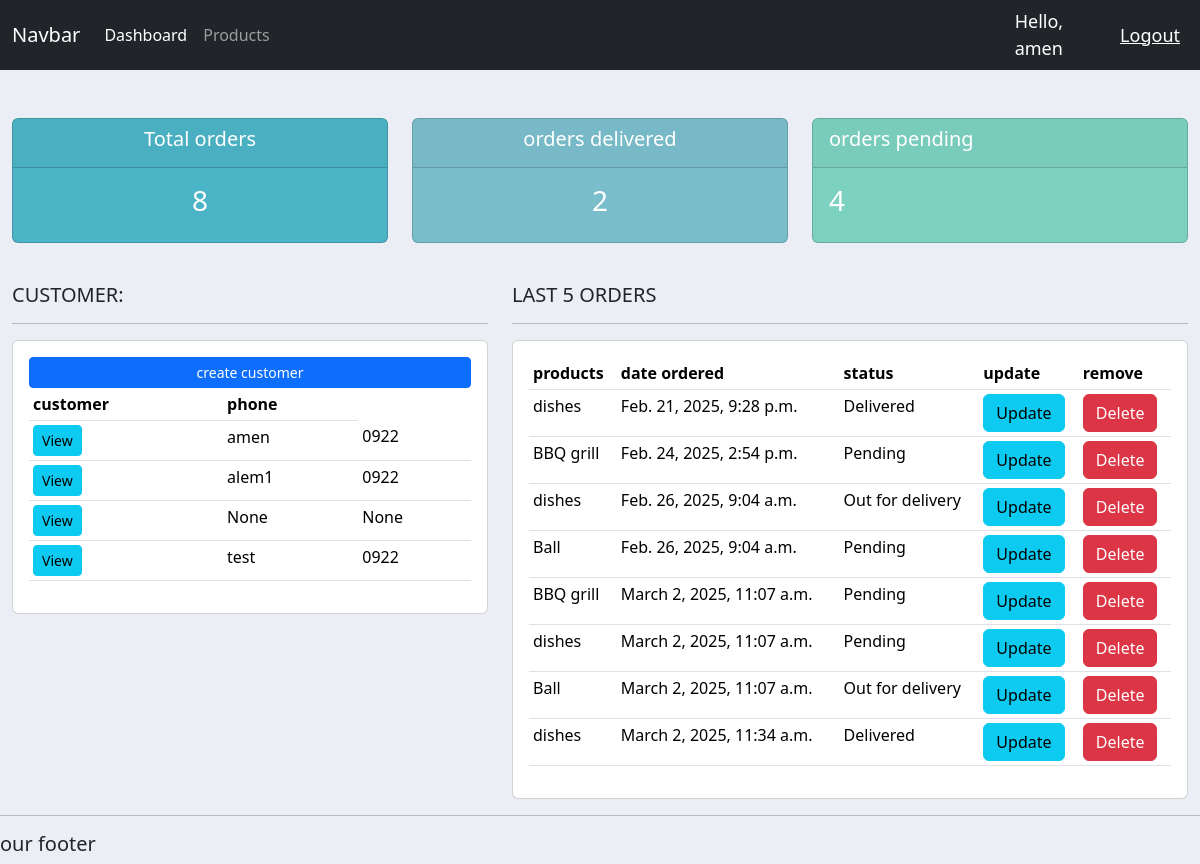
The app's page / (signed in), older data.
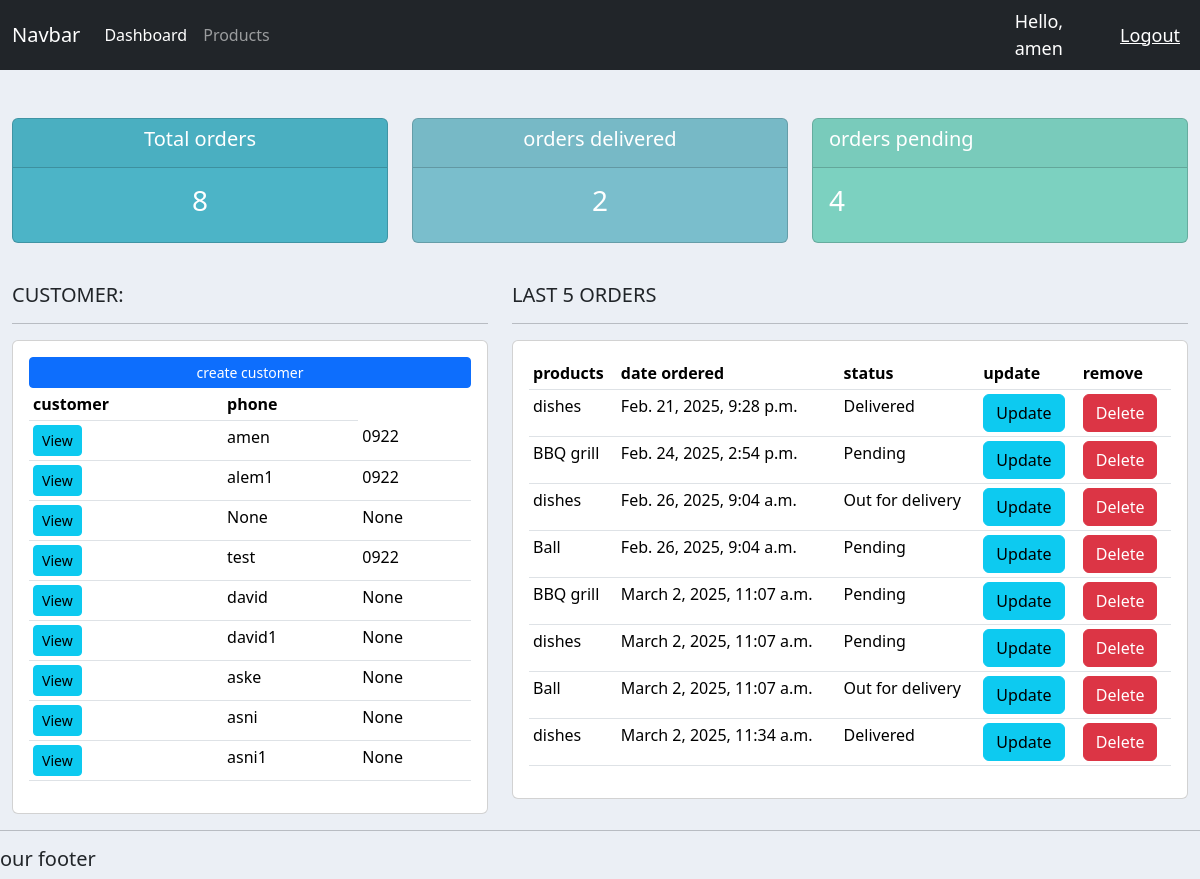
The same page, newer data.
### accounts/models.py (models this page shows, shortened)
class Customer(models.Model):
    user = models.OneToOneField(User, null=True, blank=True, on_delete=models.CASCADE)
    name = models.CharField(max_length=200, null=True)
    phone = models.CharField(max_length=20, null=True)
    email = models.CharField(max_length=30, null=True)
    profile_pic = models.ImageField(default="one.png", null=True, blank=True)
    date_created = models.DateTimeField(auto_now_add=True)

class Order(models.Model):
    STATUS = [
        ("Pending", "Pending"),
        ("Out for delivery", "Out for delivery"),
        ("Delivered", "Delivered"),
    ]
    customer = models.ForeignKey(Customer, null=True, on_delete=models.SET_NULL)
    product = models.ForeignKey(Product, null=True, on_delete=models.SET_NULL)
    status = models.CharField(max_length=50, choices=STATUS, null=True)
    date_created = models.DateTimeField(auto_now_add=True)

class Product(models.Model):
    CATEGORY = [("Indoor", "Indoor"), ("Out Door", "Out Door")]
    name = models.CharField(max_length=200, null=True)
    price = models.FloatField(max_length=50, null=True)
    category = models.CharField(max_length=200, choices=CATEGORY, null=True)
    description = models.CharField(max_length=200, blank=True, null=True)
    date_created = models.DateTimeField(auto_now_add=True)
    tag = models.ManyToManyField(Tag)
    def __str__(self):
        return self.name

### accounts/decorators.py (the view)
    def wrapper_funcion(request, *args, **kwargs):
        group = None
        if request.user.groups.exists():
            group = request.user.groups.all()[0].name
        if group == "customer":
            return redirect("userpage")
        if group == "admin":
            return view_func(request, *args, **kwargs)

### accounts/views.py (called while the page is built)
@login_required(login_url="login")
@admin_only
def home(request):
    customers = Customer.objects.all()
    orders = Order.objects.all()
    Total_orders = orders.count()
    Orders_delivered = orders.filter(status="Delivered").count()
    Total_customers = customers.count()
    Pending = orders.filter(status="Pending").count()
    context = {
        "orders": orders,
        "customers": customers,
        "Total_orders": Total_orders,
        "orders_delivered": Orders_delivered,
        "Total_customers": Total_customers,
        "pending": Pending,
    }
    return render(request, "accounts/dashboard.html", context)

### accounts/templates/accounts/dashboard.html
{%extends 'accounts/main.html'%} {%block content%}
<br />
{%include 'accounts/status.html'%}
<br />
<div class="row">
  <div class="col-md-5">
    <h5>CUSTOMER:</h5>
    <hr />
    <div class="card card-body">
      <a class="btn btn-primary btn-sm bn-block">create customer</a>
      <table class="table table-sm">
        <tr>
          <th>customer</th>
          <th>phone</th>
        </tr>
        {%for customer in customers%}
        <tr>
          <td>
            <a
              class="btn btn-sm btn-info"
              href="{% url 'customer' customer.id %}"
              >View</a
            >
          </td>
          <td>{{customer.name}}</td>
          <td>{{customer.phone}}</td>
        </tr>
        {%endfor%}
      </table>
    </div>
  </div>
  <div class="col-md-7">
    <h5>LAST 5 ORDERS</h5>
    <hr />
    <div class="card card-body">
      <table class="table table-sm">
        <tr>
          <th>products</th>
          <th>date ordered</th>
          <th>status</th>
          <th>update</th>
          <th>remove</th>
        </tr>
        {%for order in orders%}
        <tr>
          <td>{{order.product}}</td>
          <td>{{order.date_created}}</td>
          <td>{{order.status}}</td>
          <td>
            <a class="btn btn-info" href="{% url 'update_order' order.id %}"
              >Update</a
            >
          </td>
          <td>
            <a class="btn btn-danger" href="{% url 'delete_order' order.id %}"
              >Delete</a
            >
          </td>
        </tr>
        {%endfor%}
      </table>
    </div>
  </div>
</div>
{%endblock%}

### accounts/templates/accounts/main.html (shortened to what this page needs)
{%load static%}
<!DOCTYPE html>
<html lang="en">
  <head>
    <link
      rel="stylesheet"
      href="https://cdn.jsdelivr.net/npm/bootstrap@5.3.3/dist/css/bootstrap.min.css"
    />
    <link rel="stylesheet" type="text/css" href="{% static '/css/main.css'%}" />
  </head>
  <body>
    {%include 'accounts/navbar.html'%}
    <div class="container-fluid">{%block content%} {%endblock%}</div>
    <hr />
    <h5>our footer</h5>
  </body>
</html>

### accounts/templates/accounts/navbar.html (shortened to what this page needs)
{% load static%}
<nav class="navbar navbar-expand-lg bg-dark navbar-dark">
  <div class="container-fluid">
    <a class="navbar-brand" href="#">Navbar</a>
    <div class="collapse navbar-collapse" id="navbarNav">
      <ul class="navbar-nav">
        {% if request.user.is_staff %}
        <li class="nav-item">
          <a class="nav-link active" aria-current="page" href="{% url 'home' %}"
            >Dashboard</a
          >
        </li>
        <li class="nav-item">
          <a class="nav-link" href="{% url 'products' %}">Products</a>
        </li>
        {% else %}
        <li class="nav-item">
          <a class="nav-link" href="{% url 'account' %}"> Setting</a>
        </li>
        {%endif%}
      </ul>
    </div>
  </div>
  <span class="hello-msg">Hello, {{request.user}}</span>
  <span><a class="hello-msg" href="{% url 'logout' %}">Logout</a></span>
</nav>

### accounts/templates/accounts/status.html
<br />
<div class="row">
  <div class="col">
    <div class="col-mid">
      <div class="card text-center text-white mb-3" id="total-orders">
        <div class="card-header">
          <h5 class="card-title">Total orders</h5>
        </div>
        <div class="card-body">
          <h3 class="card-title">{{Total_orders}}</h3>
        </div>
      </div>
    </div>
  </div>
  <div class="col">
    <div class="col-mid">
      <div class="card text-center text-white mb-3" id="orders-delivered">
        <div class="card-header">
          <h5 class="card-title">orders delivered</h5>
        </div>
        <div class="card-body">
          <h3 class="card-title">{{orders_delivered}}</h3>
        </div>
      </div>
    </div>
  </div>
  <div class="col">
    <div class="col-md">
      <div class="card text-cener text-white mb-3" id="orders-pending">
        <div class="card-header">
          <h5 class="card-title">orders pending</h5>
        </div>
        <div class="card-body">
          <h3 class="card-title">{{pending}}</h3>
        </div>
      </div>
    </div>
  </div>
</div>

### static/css/main.css (style rules this page uses)
body { background-color: #ebeff5; }
#total-orders { background-color: #4cb4c7; }
#orders-delivered { background-color: 7abecc; }
#orders-pending { background-color: 7CD1C0; }

### accounts/templates/accounts/main.html (style rules this page uses)
body { background-color: #ebeff5; }
#total-orders { background-color: #4cb4c7; }
#orders-delivered { background-color: #7abecc; }
#orders-pending { background-color: #7cd1c0; }

### accounts/templates/accounts/navbar.html (style rules this page uses)
.hello-msg { font-size: 18px; color: #fff; margin-right: 20px; }

Row changes from the older to the newer data that the page shows:
added Customer: name "david", phone "None"
added Customer: name "david1", phone "None"
added Customer: name "aske", phone "None"
added Customer: name "asni", phone "None"
added Customer: name "asni1", phone "None"
